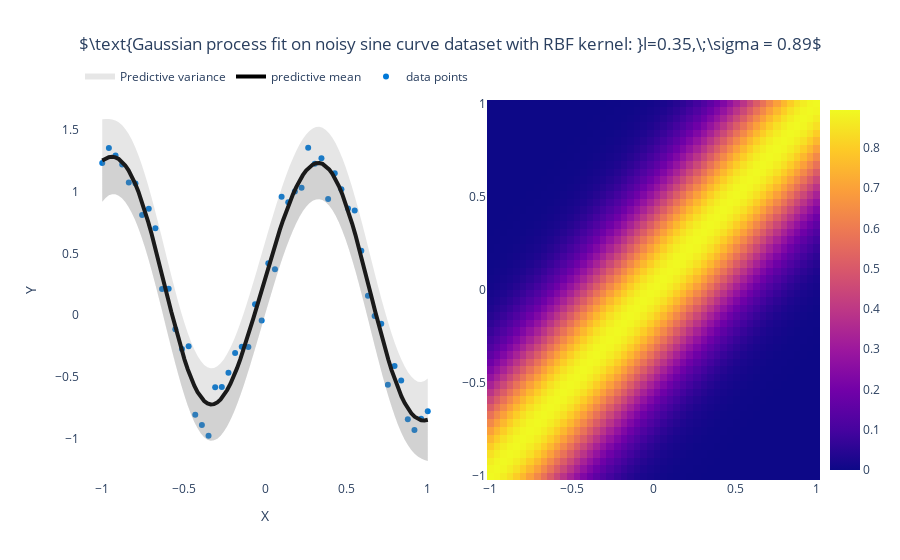

Notebook code cell kept with this figure:
### Code cell
model = GPy.models.GPRegression(X1, y1, GPy.kern.RBF(1))
model.optimize_restarts(5, verbose=0)

y1_, y1_var = model.predict(X1_)
y1_std2 = np.sqrt(y1_var)*2

fig = get_fig(1,2)
fig.update_layout(xaxis={'domain': [0, 0.5]},
        xaxis2={'domain': [0.55, 1]})
fig.add_trace(go.Scatter(x=X1.ravel(), y=y1.ravel(),
                    mode='markers',opacity=1,
                    name='data points',line=dict(width=4, color='#0078D7'), 
                    hovertemplate='(%{x:.2f},%{y:.2f})'), row=1, col=1)
fig.add_trace(go.Scatter(x=X1_.ravel(), y=y1_.ravel(),
                    mode='lines',opacity=1,
                    name='predictive mean',line=dict(width=4, color='black'), 
                    hovertemplate='(%{x:.2f},%{y:.2f})'), row=1, col=1)
fig.add_trace(go.Scatter(x=X1_.ravel(), y=y1_.ravel()-y1_std2.ravel(), fill='tonexty',
                         fillcolor='rgba(128,128,128,0.2)',showlegend=False,name='Predictive variance',
                         hovertemplate='(%{x:.2f},%{y:.2f})',
                    mode='none' # override default markers+lines
                    ), row=1, col=1)
fig.add_trace(go.Scatter(x=X1_.ravel(), y=y1_.ravel()+y1_std2.ravel(), fill='tonexty',
                         fillcolor='rgba(128,128,128,0.2)',
                         hovertemplate='(%{x:.2f},%{y:.2f})',
                    mode= 'none', name='Predictive variance'), row=1, col=1)

fig.add_trace(go.Heatmap(x=X1.ravel().round(2), 
                         y=X1.ravel().round(2), 
                         z=model.kern.K(X1),
                         colorbar=dict(x=1)), row=1, col=2)

fig.update_layout(
    title_text='$'+'\\text{Gaussian process fit on noisy sine curve dataset with RBF kernel: }l='+str(model.kern.lengthscale[0].round(2))\
    +',\;\sigma = '+str(model.kern.variance[0].round(2))+'$', 
                title_x=0.5,
                xaxis_title="X",
                yaxis_title="Y",
                legend=dict(
    orientation="h", x=0, y=1.1)
                )

fig.show()
